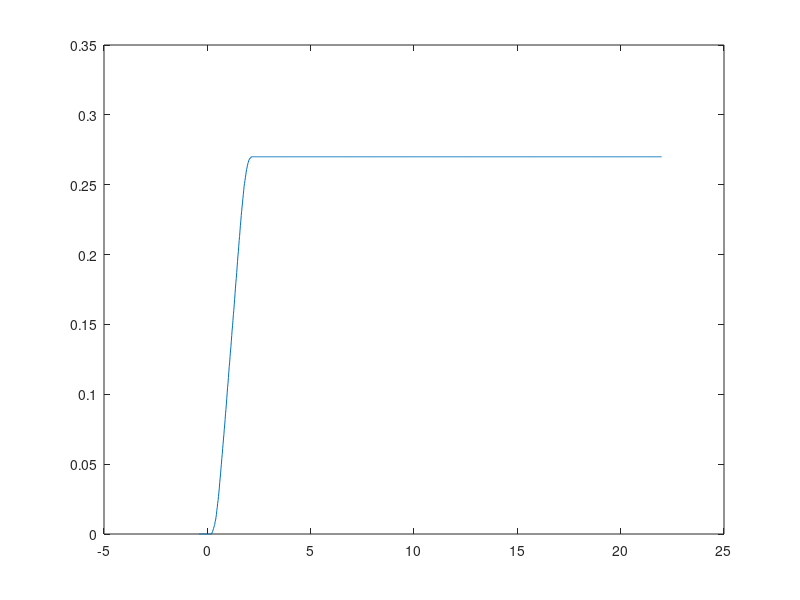
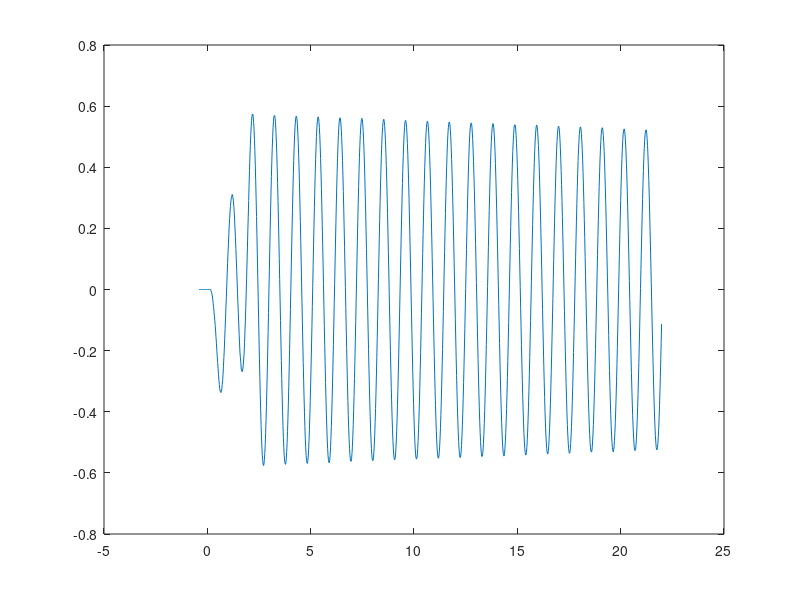
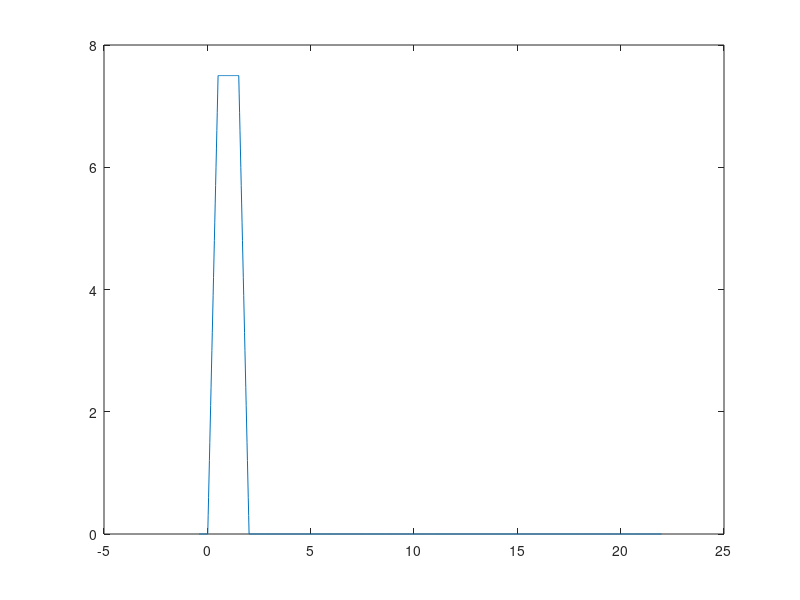

Source code (MATLAB) for these figures, in order:
% Obtencion del modelo
% File: Grua_Modelo3(22s)

% Se limpia el espacio de trabajo
close all
clc

% Se lee el archivo 
data = csvread('Grua_Modelo3(22s).csv', 1, 0);
data2 = csvread('Grua_Modelo4(55s).csv', 1, 0);
data3 = csvread('Grua_Modelo1(304s).csv', 1, 0);

% Se ordenan los datos del archivo de 22 s
tiempo = data(:,1);
entrada = data(:,2);
angulo = data(:,3);
posicion = data(:,4);

% Se ordenan los datos del archivo de 55 s
tiempo2 = data2(:,1);
entrada2 = data2(:,2);
angulo2 = data2(:,3);
posicion2 = data2(:,4);

% Se ordenan los datos del archivo de 304 s
tiempo3 = data3(:,1);
entrada3 = data3(:,2);
angulo3 = data3(:,3);
posicion3 = data3(:,4);

% Se grafican los datos
figure('name', 'Datos de la planta para posicion')
plot(data(:,1), data(:,4))

figure('name', 'Datos de la planta para angulo')
plot(data(:,1), data(:,3))

figure('name', 'Datos de la planta para entrada')
plot(data(:,1), data(:,2))

% Funcion de transferencia obtenida usando
%systemIdentification('planta.sid')

% A partir del systemIdentification se obtiene para la posicion y el angulo
% POSICION
%tf_pos = tf([0.2334], [1 9.735 0]); %ESTEBAN
tf_pos = tf([0.024254/0.10333], [1 1/0.10333 0]);
[num_p, den_p] = tfdata(tf_pos, 'v');

% Valores de la funcion de transferencia
ax = -den_p(2);
kp = num_p(3);

% Matriz del espacio de estados
A_pos = [0 0 1  0;
         0 0 0  0;
         0 0 ax 0;
         0 0 0  0];

B_pos = [0;
         0;
         kp;
         0];
     
C_pos = [1 0 0 0];

% Matrices pequeñas de posicion 
A_pos_s = [0 1;
           0 ax];
     
B_pos_s = [0;
           kp];
       
C_pos_s = [1 0];       

D = 0;

% Se valida la funcion obtenida desde el modelo
[num_pv, den_pv] = ss2tf(A_pos_s, B_pos_s, C_pos_s, D);
tf_pos_v = tf(num_pv, den_pv);

% ANGULO
tf_deg = tf([-0.3469 -0.3444], [1 0.01053 35.33]);
[num_d, den_d] = tfdata(tf_deg, 'v');

% Valores de la funcion de transferencia
wn = sqrt(den_d(3));

zeta = den_d(2)/(2*wn);

ka = num_d(2);

za = -num_d(3)/ka;

kt = 0.9756;

% Matriz del espacio de estados
A_deg = [0 0     0  0;
         0 0     0  1;
         0 0     0  0;
         0 -wn^2 0  -2*zeta*wn];

B_deg = [0;
         ka;
         0;
         ka*kt*za];
     
C_deg = [0 1 0 0];

% Matrices pequeñas de angulo
A_deg_s = [0      1;
           -wn^2 -2*zeta*wn];
      
B_deg_s = [0;
           1];
       
C_deg_s = [-ka*za ka];       

% Se valida la funcion obtenida desde el modelo
[num_dv, den_dv] = ss2tf(A_deg_s, B_deg_s, C_deg_s, D);
tf_deg_v = tf(num_dv, den_dv);

% Matriz de espacio de estados del sistema
A_sys = [0 0     1  0;
         0 0     0  1;
         0 0     ax 0;
         0 -wn^2 0  -2*zeta*wn];
     
B_sys = [0;
         ka;
         kp;
         ka*kt*za];
     
C_sys = [1 0 0 0;
         0 1 0 0];
     
D = 0;

